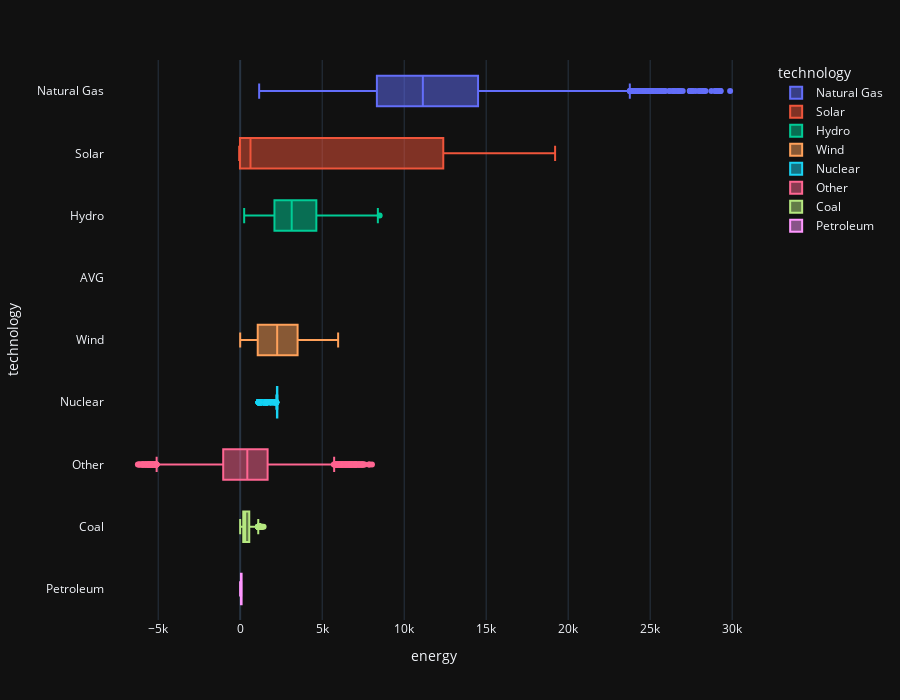

The cell this chart's notebook holds for it:
### Code cell


### Figure 1 — Plotly figure (JSON) as saved in the notebook; plotly's stock layout.template omitted (floating-point values rounded to 4 significant figures; data arrays with more than 128 entries replaced by an {"elided": "..."} marker saying what was removed)
{"data": [{"alignmentgroup": "True", "hovertemplate": "technology=%{y}<br>energy=%{x}<extra></extra>", "legendgroup": "Natural Gas", "marker": {"color": "#636efa"}, "name": "Natural Gas", "notched": false, "offsetgroup": "Natural Gas", "orientation": "h", "showlegend": true, "type": "box", "x": {"elided": "8784 int values"}, "x0": " ", "xaxis": "x", "y": {"elided": "8784 str values"}, "y0": " ", "yaxis": "y"}, {"alignmentgroup": "True", "hovertemplate": "technology=%{y}<br>energy=%{x}<extra></extra>", "legendgroup": "Solar", "marker": {"color": "#EF553B"}, "name": "Solar", "notched": false, "offsetgroup": "Solar", "orientation": "h", "showlegend": true, "type": "box", "x": {"elided": "8784 int values"}, "x0": " ", "xaxis": "x", "y": {"elided": "8784 str values"}, "y0": " ", "yaxis": "y"}, {"alignmentgroup": "True", "hovertemplate": "technology=%{y}<br>energy=%{x}<extra></extra>", "legendgroup": "Hydro", "marker": {"color": "#00cc96"}, "name": "Hydro", "notched": false, "offsetgroup": "Hydro", "orientation": "h", "showlegend": true, "type": "box", "x": {"elided": "8784 int values"}, "x0": " ", "xaxis": "x", "y": {"elided": "8784 str values"}, "y0": " ", "yaxis": "y"}, {"alignmentgroup": "True", "hovertemplate": "technology=%{y}<br>energy=%{x}<extra></extra>", "legendgroup": "Wind", "marker": {"color": "#FFA15A"}, "name": "Wind", "notched": false, "offsetgroup": "Wind", "orientation": "h", "showlegend": true, "type": "box", "x": {"elided": "8784 int values"}, "x0": " ", "xaxis": "x", "y": {"elided": "8784 str values"}, "y0": " ", "yaxis": "y"}, {"alignmentgroup": "True", "hovertemplate": "technology=%{y}<br>energy=%{x}<extra></extra>", "legendgroup": "Nuclear", "marker": {"color": "#19d3f3"}, "name": "Nuclear", "notched": false, "offsetgroup": "Nuclear", "orientation": "h", "showlegend": true, "type": "box", "x": {"elided": "8760 int values"}, "x0": " ", "xaxis": "x", "y": {"elided": "8760 str values"}, "y0": " ", "yaxis": "y"}, {"alignmentgroup": "True", "hovertemplate": "technology=%{y}<br>energy=%{x}<extra></extra>", "legendgroup": "Other", "marker": {"color": "#FF6692"}, "name": "Other", "notched": false, "offsetgroup": "Other", "orientation": "h", "showlegend": true, "type": "box", "x": {"elided": "8784 int values"}, "x0": " ", "xaxis": "x", "y": {"elided": "8784 str values"}, "y0": " ", "yaxis": "y"}, {"alignmentgroup": "True", "hovertemplate": "technology=%{y}<br>energy=%{x}<extra></extra>", "legendgroup": "Coal", "marker": {"color": "#B6E880"}, "name": "Coal", "notched": false, "offsetgroup": "Coal", "orientation": "h", "showlegend": true, "type": "box", "x": {"elided": "8784 int values"}, "x0": " ", "xaxis": "x", "y": {"elided": "8784 str values"}, "y0": " ", "yaxis": "y"}, {"alignmentgroup": "True", "hovertemplate": "technology=%{y}<br>energy=%{x}<extra></extra>", "legendgroup": "Petroleum", "marker": {"color": "#FF97FF"}, "name": "Petroleum", "notched": false, "offsetgroup": "Petroleum", "orientation": "h", "showlegend": true, "type": "box", "x": {"elided": "8760 int values"}, "x0": " ", "xaxis": "x", "y": {"elided": "8760 str values"}, "y0": " ", "yaxis": "y"}], "layout": {"boxmode": "overlay", "height": 700, "legend": {"title": {"text": "technology"}, "tracegroupgap": 0}, "margin": {"t": 60}, "xaxis": {"anchor": "y", "domain": [0, 1], "title": {"text": "energy"}}, "yaxis": {"anchor": "x", "categoryarray": ["Petroleum", "Coal", "Other", "Nuclear", "Wind", "AVG", "Hydro", "Solar", "Natural Gas"], "categoryorder": "array", "domain": [0, 1], "title": {"text": "technology"}}}}
